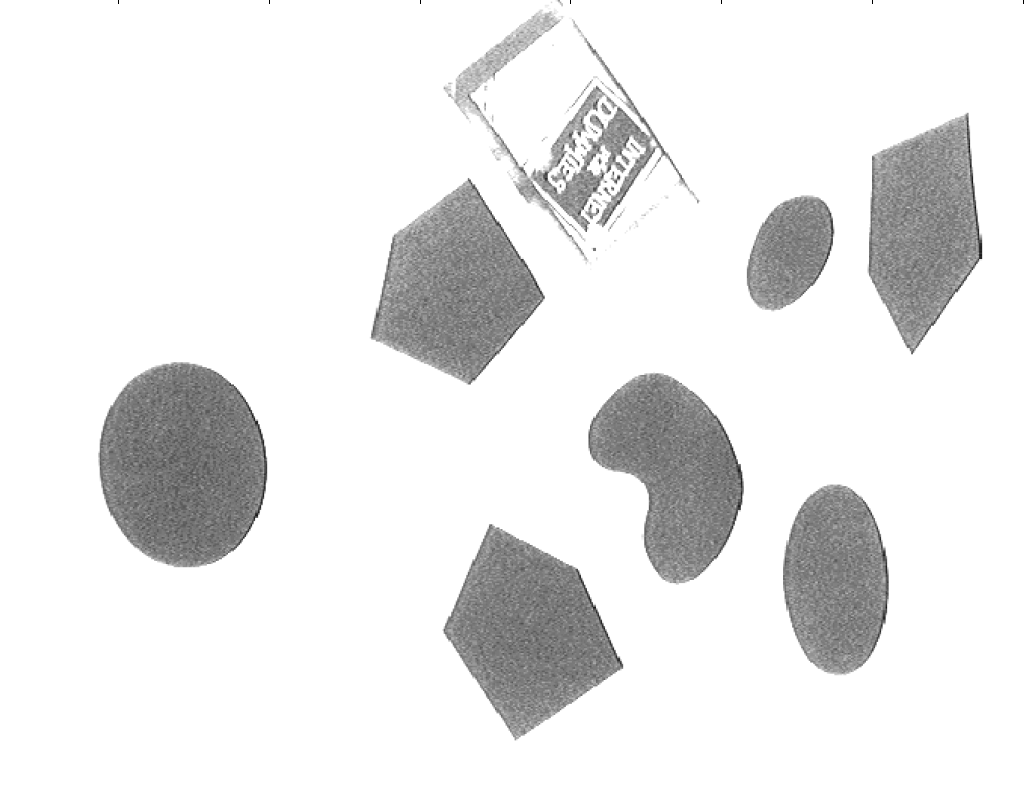
%> input picture il2/saker.PNG, 1033 x 810 px
$ octave il2.m   (GNU Octave 9; MATLAB toolbox functions it lacks are replaced by stand-ins)
%> lines starting %> are read from the running program, lines starting %| are printed output that depends on the picture; in (x1, y1, x2, y2) boxes, pixels count from 0 and x2, y2 are one past the last pixel; in counts of white or black regions, pixels touching at a corner belong together; the program's own positions count from 1
### il2/Fg.m
function [sumg] = Fg(x, i, f)
    sumg = 0;
    g = @(x) (x+1).*heaviside(x+1) - 2*x.*heaviside(x) + (x-1).*heaviside(x-1);
    y = linspace(0, length(i), 3000);
    for a = 1:length(i)
        sumg = sumg + g(x-a+1)*f(a);
        plot(y, g(y-a+1)*f(a));
        hold on;
    end
end

### il2/il2.m
img = imread('saker.png');
%> img is the input picture: size 810x1033x3 uint8; min 0, max 255, mean 233.9
imgg = rgb2gray(img);
%%
f1 = [0 -1; 1 0];
imgc = imgaussfilt(imgg,3);
imgc = conv2(imgc, f1, 'same');
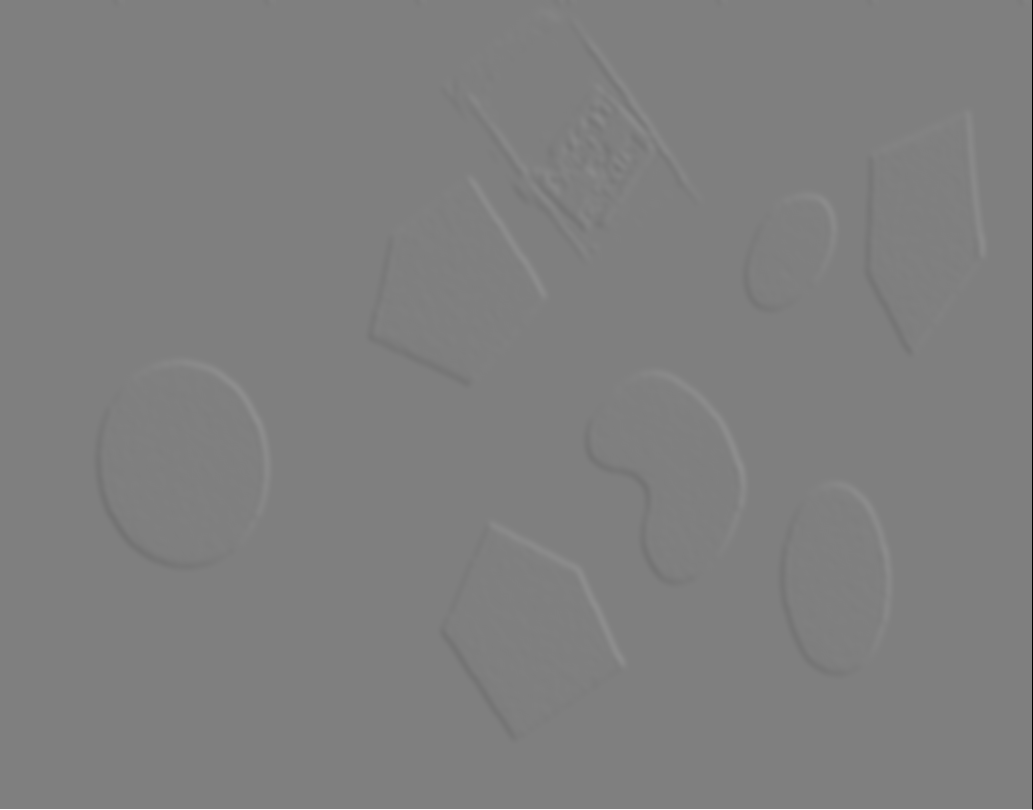
%> imgc: size 810x1033 double; min -255, max 255, mean 0.1; drawn with min black and max white
imshow(imgc);
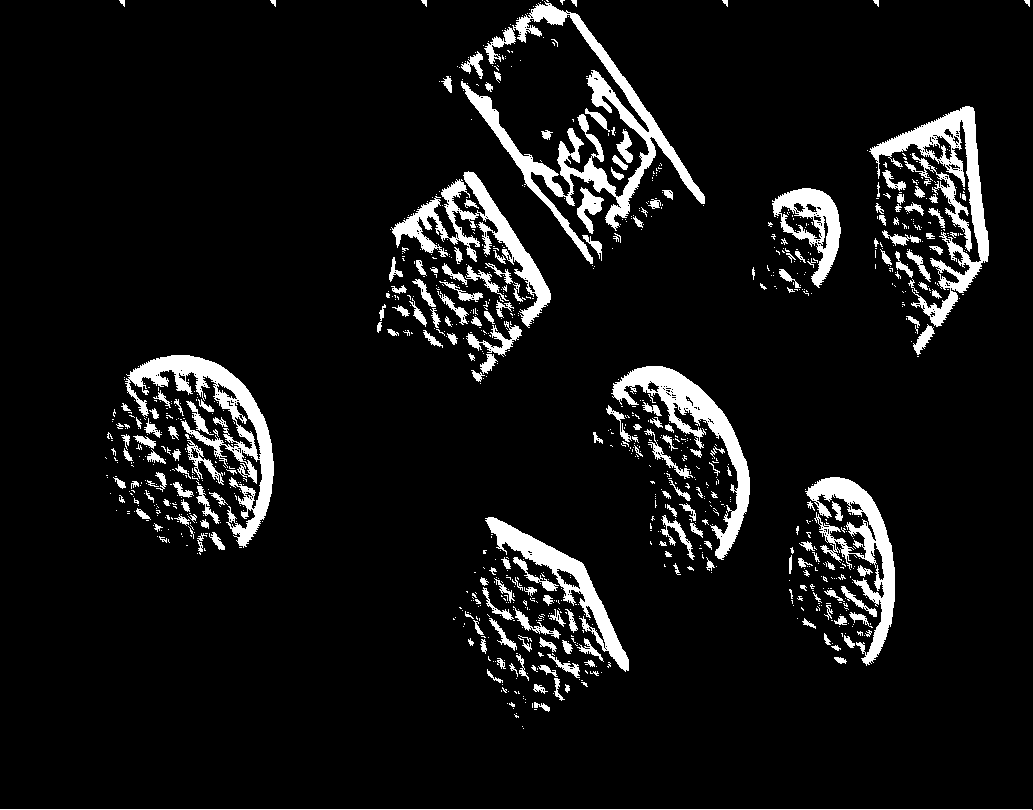
%> displayed picture: size 810x1033, on the screen's scale of 0 to 255; 7.9% white; 1073 white regions (853 under 20 px), largest, box (x1, y1, x2, y2) and area: (461, 1, 705, 264) 9575, (125, 355, 274, 548) 6735, (869, 106, 989, 327) 5779

%% interpolation
v = [1 4 6 8 7 5 3];
x = linspace(0, length(v)-1, length(v))
plot(x, v, 'o-')
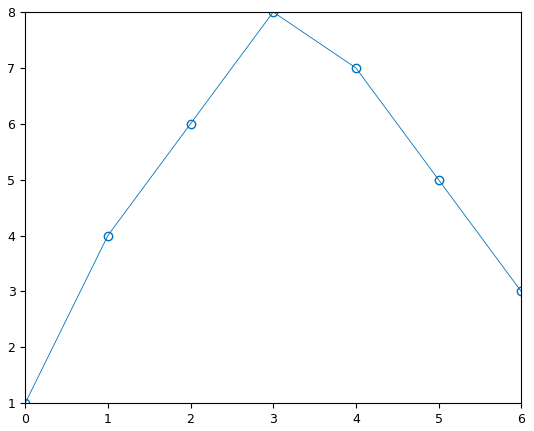
%> figure redrawn from the program's plot data

%%
g = @(x) (x+1).*heaviside(x+1) - 2*x.*heaviside(x) + (x-1).*heaviside(x-1);
x = linspace(-2, 2, 3000);

%%
v = [1 4 6 8 7 5 3];
i = linspace(0, length(v)-1, length(v))
hold on;

plot(0.5:1:5.5,Fg(0.5:1:5.5, i, v), 'ro');
%> the run ends on the next line
